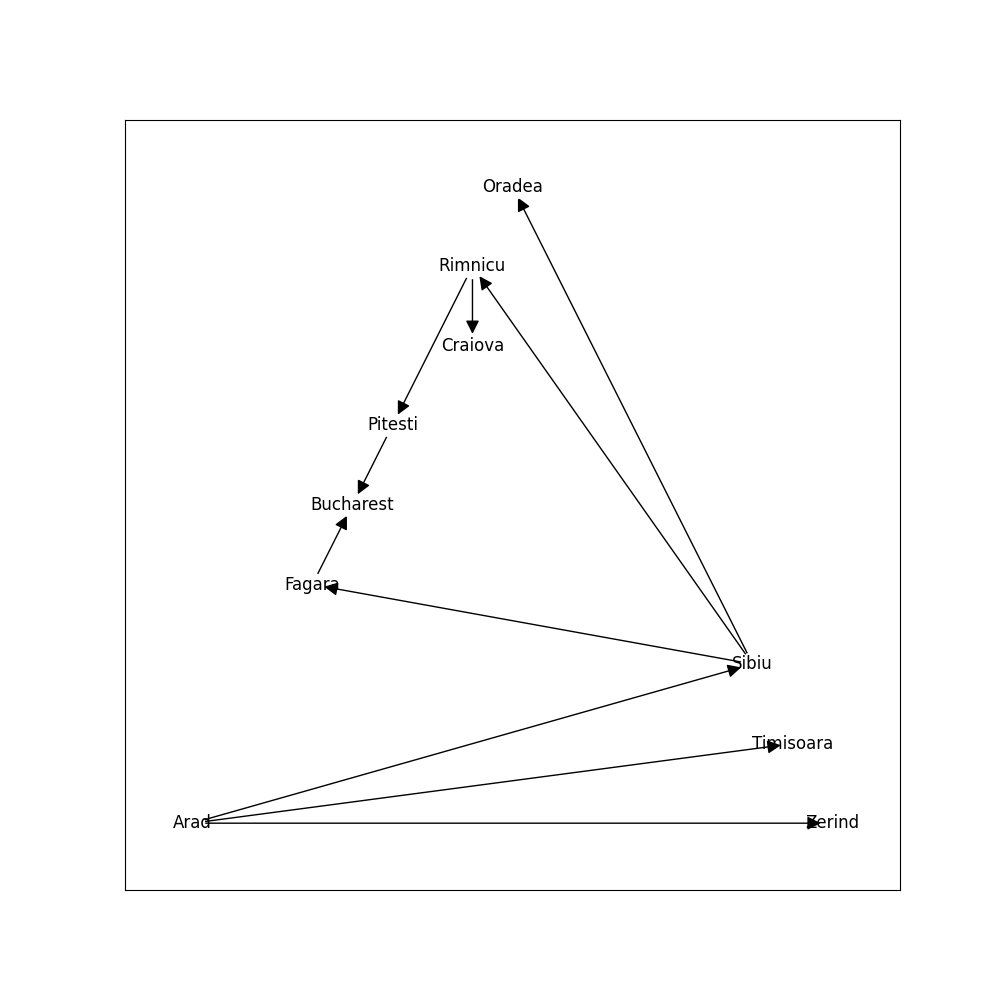

Recreate this plot in Python.
import networkx as nx
import matplotlib.pyplot as plt

G = nx.DiGraph()

G.add_node('Arad', f=350)
G.add_node('Zerind', f=431)
G.add_node('Sibiu', f=372)
G.add_node('Oradea', f=654)
G.add_node('Timisoara', f=435)
G.add_node('Fagara', f=393)
G.add_node('Bucharest', f=450)
G.add_node('Rimnicu', f=406)
G.add_node('Pitesti', f=406)
G.add_node('Craiova', f=518)

G.add_edge('Arad', 'Zerind')
G.add_edge('Arad', 'Sibiu')
G.add_edge('Arad', 'Timisoara')

G.add_edge('Sibiu', 'Fagara')
G.add_edge('Sibiu', 'Rimnicu')
G.add_edge('Sibiu', 'Oradea')


G.add_edge('Fagara', 'Bucharest')

G.add_edge('Rimnicu', 'Pitesti')
G.add_edge('Rimnicu', 'Craiova')

G.add_edge('Pitesti', 'Bucharest')

plt.figure(figsize=(10,10))

pos = nx.planar_layout(G)

nodes = nx.draw_networkx_nodes(G, pos, node_color='w')
# nodes.set_edgecolor('black')
nx.draw_networkx_labels(G, pos)
nx.draw_networkx_edges(G, pos, arrowsize=20)


plt.show()
